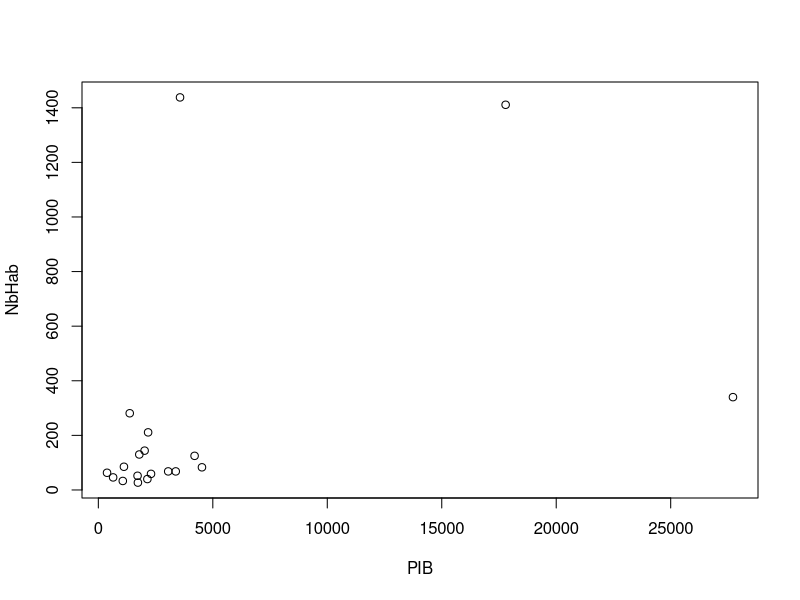
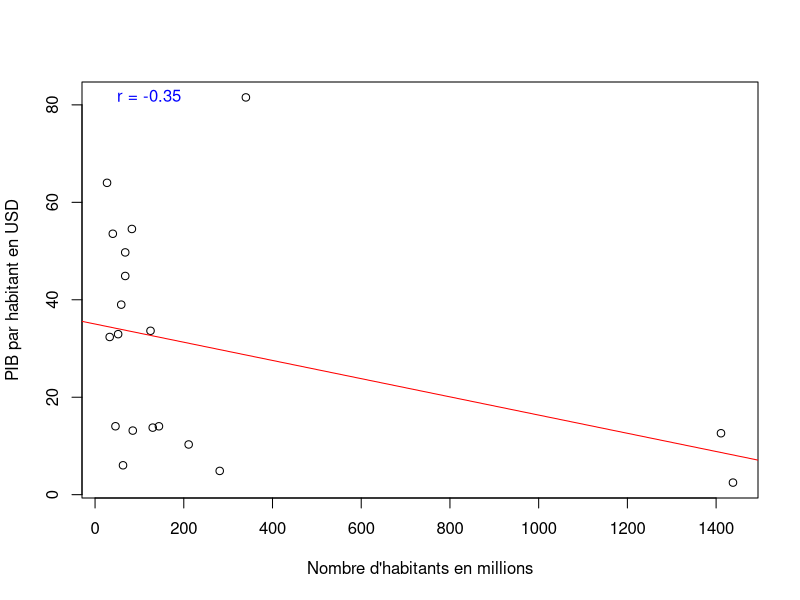

Source code (R) for these figures, in order:
#-------------------------------------------------------------------------------
# var <- c(1.1, 4.5, 3.23)
# print(var)
# names(var) <- c("largeur", "longueur", "hauteur")
# print(var["longueur"])
# 
# vect1 <- c(1,2,34,5,6, NA)
# 
# note <- 10
# if (note >= 10.0) {
#   resultat <- "reçu"
# } else {
#   resultat <- "ajourné"
# }
# print(resultat)
# 
# compteur <- c(1:11)
# somme = 0
# for (k in compteur)
# {
#   somme = somme + k
# }
# print(somme)

Especes <- c("Campagnol", "Souris", "Ecureil roux", "Loutre", "Moufette rayée", "Cheval", "Hippopotame", "Phacochère", "Elephant")
Masse <- c(0.025, 0.02, 0.189, 7.2, 2.25, 270, 2390, 87, 4000)
Gestation <- c(20, 25, 35, 60, 42, 336, 230, 175, 630)
Portee <- c(5, 5, 4, 2, 6, 1, 1, 4.8, 1)
Age <- c(0.11, 0.15, 1, 3, 1, 4, 10, 2, 15)
#Ordre <- c("Rongeurs", "Rongeurs", "Rongeurs", "Carnivores", "Carnivores", "Perissodactyles", "Artiodactyles", "Artiodactyles", "Proboscidiens")
#Ordre <- c(rep("Rongeurs", 3), rep("Carnivores", 2), "Perissodactyles", rep("Artiodactyles", 2), "Proboscidiens")
x <- c("Rongeurs", "Carnivores", "Perissodactyles", "Artiodactyles", "Proboscidiens")
times <- c(3, 2, 1, 2, 1)
Ordre <- rep(x, times)

Table <- array(data = c(Ordre, Masse, Gestation, Portee, Age), dim = c(9, 5))
rownames(Table) <- Especes
colnames(Table) <- c("Ordre", "Masse", "Gestation", "Portee", "Age")
Table

#-------------------------------------------------------------------------------

pays <- c("Afrique du Sud","Allemagne","Arabie Saoudite","Argentine","Australie","Brésil","Canada","Chine","Corée du Sud","Etats-Unis","France","Inde","Indonésie","Italie","Japon","Mexique","Royaume-Uni","Russie","Turquie")
pib <-c(380,4526,1068,646,1728,2174,2142,17790,1713,27720,3052,3568,1371,2301,4204,1789,3381,2021,1118)
nbhab <- c(63,83,33,46,27,211,40,1411,52,340,68,1438,281,59,125,130,68,144,85)
Table <- array(data = c(pib, nbhab), dim = c(19, 2))
rownames(Table) <- pays
colnames(Table) <- c("Pib", "Nb Habitants")
pibhab <- pib/nbhab
Table = cbind(Table, pibhab)
colnames(Table) <- c("PIB", "NbHab", "PibHab")
pibhab
Ord_Table = Table[order(Table[, "PibHab"]),]
Ord_Table
plot(Ord_Table)

#-------------------------------------------------------------------------------

pays <- c("Afrique du Sud","Allemagne","Arabie Saoudite","Argentine","Australie","Brésil","Canada","Chine","Corée du Sud","Etats-Unis","France","Inde","Indonésie","Italie","Japon","Mexique","Royaume-Uni","Russie","Turquie")
pib <-c(380,4526,1068,646,1728,2174,2142,17790,1713,27720,3052,3568,1371,2301,4204,1789,3381,2021,1118)
nbhab <- c(63,83,33,46,27,211,40,1411,52,340,68,1438,281,59,125,130,68,144,85)

# Construction du tableau et renomane des lignes et des colonnes
tab <- array(data=c(pib,nbhab),dim=c(19,2))
colnames(tab) <- c("PIB","Habitants")
rownames(tab) <- c(pays)

# Calcul du PIB par habitant
pibperhab <- tab[,1]/tab[,2]

# Ajout d'une nouvvele colonne contenant le PIB par habitant
tab <- cbind(tab,pibperhab)
colnames(tab)[3] <- "PIB par habitant"

# Tri du tableau selon l'ordre croissant du PIB/habitant
# Donné à titre d'exemple, mais non nécessaire pour le fonctionnement du programme
tab_order <- tab[order(tab[,"PIB par habitant"]),]

# Tracé du graphe : PIB par habitant= f(Nombre d'habitants)
plot(x=tab[,"Habitants"],y=tab[,"PIB par habitant"],xlab="Nombre d'habitants en millions",ylab="PIB par habitant en USD")

# Calcul et affichage du modèle de regression linéaire utilisé
modele <- lm(tab[,"PIB par habitant"] ~ tab[,"Habitants"])
abline(modele,col="red")

# Calcul et affichage du Coefficient de corrélation
correlation <- cor(tab[,"Habitants"],tab[,"PIB par habitant"])
text(x = min(tab[,"Habitants"]), y = max(tab[,"PIB par habitant"]), labels = paste("r =", round(correlation, 2)), pos = 4, col = "blue")

#-------------------------------------------------------------------------------
rm(list = ls())
